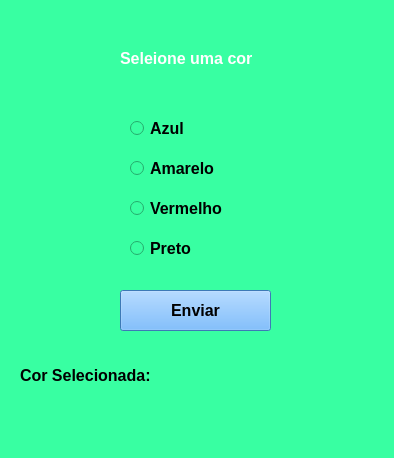
<?xml version="1.0" encoding="UTF-8"?>
<ui version="4.0">
 <class>MainWindow</class>
 <widget class="QMainWindow" name="MainWindow">
  <property name="geometry">
   <rect>
    <x>0</x>
    <y>0</y>
    <width>394</width>
    <height>458</height>
   </rect>
  </property>
  <property name="windowTitle">
   <string>MainWindow</string>
  </property>
  <property name="styleSheet">
   <string notr="true">background-color: rgb(56, 255, 162);</string>
  </property>
  <widget class="QWidget" name="centralwidget">
   <widget class="QRadioButton" name="radioButton">
    <property name="geometry">
     <rect>
      <x>130</x>
      <y>120</y>
      <width>161</width>
      <height>17</height>
     </rect>
    </property>
    <property name="font">
     <font>
      <pointsize>12</pointsize>
      <weight>75</weight>
      <bold>true</bold>
     </font>
    </property>
    <property name="text">
     <string>Azul</string>
    </property>
   </widget>
   <widget class="QRadioButton" name="radioButton_2">
    <property name="geometry">
     <rect>
      <x>130</x>
      <y>160</y>
      <width>161</width>
      <height>17</height>
     </rect>
    </property>
    <property name="font">
     <font>
      <pointsize>12</pointsize>
      <weight>75</weight>
      <bold>true</bold>
     </font>
    </property>
    <property name="text">
     <string>Amarelo</string>
    </property>
   </widget>
   <widget class="QRadioButton" name="radioButton_3">
    <property name="geometry">
     <rect>
      <x>130</x>
      <y>200</y>
      <width>161</width>
      <height>17</height>
     </rect>
    </property>
    <property name="font">
     <font>
      <pointsize>12</pointsize>
      <weight>75</weight>
      <bold>true</bold>
     </font>
    </property>
    <property name="text">
     <string>Vermelho</string>
    </property>
   </widget>
   <widget class="QRadioButton" name="radioButton_4">
    <property name="geometry">
     <rect>
      <x>130</x>
      <y>240</y>
      <width>161</width>
      <height>17</height>
     </rect>
    </property>
    <property name="font">
     <font>
      <pointsize>12</pointsize>
      <weight>75</weight>
      <bold>true</bold>
     </font>
    </property>
    <property name="text">
     <string>Preto</string>
    </property>
   </widget>
   <widget class="QLabel" name="label">
    <property name="geometry">
     <rect>
      <x>120</x>
      <y>50</y>
      <width>161</width>
      <height>16</height>
     </rect>
    </property>
    <property name="font">
     <font>
      <pointsize>12</pointsize>
      <weight>75</weight>
      <bold>true</bold>
     </font>
    </property>
    <property name="styleSheet">
     <string notr="true">color: rgb(255, 255, 255);</string>
    </property>
    <property name="text">
     <string>Seleione uma cor</string>
    </property>
   </widget>
   <widget class="QLabel" name="label_2">
    <property name="geometry">
     <rect>
      <x>20</x>
      <y>360</y>
      <width>201</width>
      <height>31</height>
     </rect>
    </property>
    <property name="font">
     <font>
      <pointsize>12</pointsize>
      <weight>75</weight>
      <bold>true</bold>
     </font>
    </property>
    <property name="text">
     <string>Cor Selecionada: </string>
    </property>
   </widget>
   <widget class="QPushButton" name="pushButton">
    <property name="geometry">
     <rect>
      <x>120</x>
      <y>290</y>
      <width>151</width>
      <height>41</height>
     </rect>
    </property>
    <property name="font">
     <font>
      <pointsize>12</pointsize>
      <weight>75</weight>
      <italic>false</italic>
      <bold>true</bold>
     </font>
    </property>
    <property name="styleSheet">
     <string notr="true">background-color: rgb(85, 170, 255);</string>
    </property>
    <property name="text">
     <string>Enviar</string>
    </property>
   </widget>
  </widget>
  <widget class="QMenuBar" name="menubar">
   <property name="geometry">
    <rect>
     <x>0</x>
     <y>0</y>
     <width>394</width>
     <height>21</height>
    </rect>
   </property>
  </widget>
  <widget class="QStatusBar" name="statusbar"/>
 </widget>
 <resources/>
 <connections/>
</ui>
